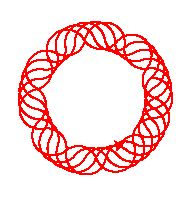

Python code for this plot:
import sys
import turtle
import math


turtle = turtle.Turtle()
turtle.up()
turtle.speed(0)
turtle.pensize(2)
turtle.down()
turtle.color("red")


def draw_roundcircle(radius):
    #distance fo 1 degree
    degreecount = 0
    degreestep = 2 * math.pi * radius / 360.0

    while True:
        turtle.forward(degreestep)
        #turn right 1 degree
        turtle.right(1.0)


def draw_circle(radius):
    degreecount = 0
    spokescount = 5
    #distance of 1 degree
    degreestep = (2 * math.pi * radius / 360.0)/spokescount

    while True:
        degreecount = degreecount + 1
        turtle.forward(degreestep)
        
        if degreecount < 180:
            turtle.right(1.0)
        else:
            turtle.left(1.0)
        if degreecount >= 360-(360/spokescount):
            degreecount = 0

#read radius given as argument
rad = float(sys.argv[1])

#start drawing
draw_circle(rad)
#draw_roundcircle(rad)
